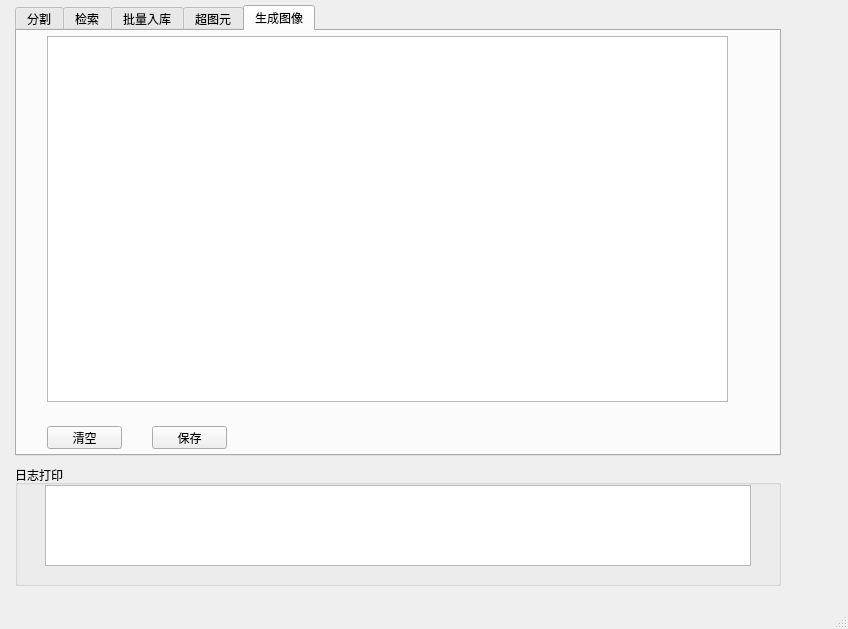
<?xml version="1.0" encoding="UTF-8"?>
<ui version="4.0">
 <class>MainWindow</class>
 <widget class="QMainWindow" name="MainWindow">
  <property name="windowModality">
   <enum>Qt::WindowModal</enum>
  </property>
  <property name="geometry">
   <rect>
    <x>0</x>
    <y>0</y>
    <width>848</width>
    <height>629</height>
   </rect>
  </property>
  <property name="windowTitle">
   <string>MainWindow</string>
  </property>
  <widget class="QWidget" name="centralwidget">
   <widget class="QTabWidget" name="tabWidget">
    <property name="enabled">
     <bool>true</bool>
    </property>
    <property name="geometry">
     <rect>
      <x>15</x>
      <y>5</y>
      <width>766</width>
      <height>451</height>
     </rect>
    </property>
    <property name="currentIndex">
     <number>4</number>
    </property>
    <property name="usesScrollButtons">
     <bool>true</bool>
    </property>
    <widget class="QWidget" name="TabSegment">
     <property name="enabled">
      <bool>true</bool>
     </property>
     <attribute name="title">
      <string>分割</string>
     </attribute>
     <widget class="QGroupBox" name="groupBox_7">
      <property name="enabled">
       <bool>true</bool>
      </property>
      <property name="geometry">
       <rect>
        <x>10</x>
        <y>10</y>
        <width>201</width>
        <height>411</height>
       </rect>
      </property>
      <property name="title">
       <string>选择</string>
      </property>
      <property name="checkable">
       <bool>false</bool>
      </property>
      <widget class="QPushButton" name="OpenOriginalImageBtn">
       <property name="enabled">
        <bool>true</bool>
       </property>
       <property name="geometry">
        <rect>
         <x>10</x>
         <y>20</y>
         <width>171</width>
         <height>21</height>
        </rect>
       </property>
       <property name="text">
        <string>打开待分割图像</string>
       </property>
      </widget>
      <widget class="QGraphicsView" name="OriginalImageView">
       <property name="enabled">
        <bool>true</bool>
       </property>
       <property name="geometry">
        <rect>
         <x>10</x>
         <y>50</y>
         <width>171</width>
         <height>131</height>
        </rect>
       </property>
       <property name="frameShape">
        <enum>QFrame::NoFrame</enum>
       </property>
       <property name="frameShadow">
        <enum>QFrame::Plain</enum>
       </property>
      </widget>
      <widget class="QPushButton" name="SegmentBtn">
       <property name="enabled">
        <bool>true</bool>
       </property>
       <property name="geometry">
        <rect>
         <x>20</x>
         <y>280</y>
         <width>161</width>
         <height>24</height>
        </rect>
       </property>
       <property name="text">
        <string>分割</string>
       </property>
      </widget>
      <widget class="QLabel" name="label_3">
       <property name="enabled">
        <bool>true</bool>
       </property>
       <property name="geometry">
        <rect>
         <x>20</x>
         <y>190</y>
         <width>54</width>
         <height>12</height>
        </rect>
       </property>
       <property name="text">
        <string>分割方法</string>
       </property>
      </widget>
      <widget class="QComboBox" name="SegmentType">
       <property name="enabled">
        <bool>true</bool>
       </property>
       <property name="geometry">
        <rect>
         <x>90</x>
         <y>185</y>
         <width>91</width>
         <height>21</height>
        </rect>
       </property>
      </widget>
      <widget class="QPushButton" name="SetSegmentParasInOneImageBtn">
       <property name="enabled">
        <bool>true</bool>
       </property>
       <property name="geometry">
        <rect>
         <x>20</x>
         <y>220</y>
         <width>161</width>
         <height>23</height>
        </rect>
       </property>
       <property name="text">
        <string>分割参数设置</string>
       </property>
      </widget>
      <widget class="QComboBox" name="RemoveDuplicateType">
       <property name="enabled">
        <bool>true</bool>
       </property>
       <property name="geometry">
        <rect>
         <x>90</x>
         <y>315</y>
         <width>91</width>
         <height>21</height>
        </rect>
       </property>
      </widget>
      <widget class="QPushButton" name="RemoveDuplicateBtn">
       <property name="enabled">
        <bool>true</bool>
       </property>
       <property name="geometry">
        <rect>
         <x>20</x>
         <y>380</y>
         <width>161</width>
         <height>24</height>
        </rect>
       </property>
       <property name="text">
        <string>去重</string>
       </property>
      </widget>
      <widget class="QPushButton" name="SetMatchParasInOneImageBtn">
       <property name="enabled">
        <bool>true</bool>
       </property>
       <property name="geometry">
        <rect>
         <x>20</x>
         <y>350</y>
         <width>161</width>
         <height>23</height>
        </rect>
       </property>
       <property name="text">
        <string>去重参数设置</string>
       </property>
      </widget>
      <widget class="QLabel" name="label_4">
       <property name="enabled">
        <bool>true</bool>
       </property>
       <property name="geometry">
        <rect>
         <x>20</x>
         <y>320</y>
         <width>54</width>
         <height>12</height>
        </rect>
       </property>
       <property name="text">
        <string>去重方法</string>
       </property>
      </widget>
      <widget class="QPushButton" name="SetSegmentPatchesQuantityBtn">
       <property name="enabled">
        <bool>true</bool>
       </property>
       <property name="geometry">
        <rect>
         <x>20</x>
         <y>250</y>
         <width>161</width>
         <height>23</height>
        </rect>
       </property>
       <property name="text">
        <string>分割图元块设置</string>
       </property>
      </widget>
     </widget>
     <widget class="QGroupBox" name="groupBox_8">
      <property name="enabled">
       <bool>true</bool>
      </property>
      <property name="geometry">
       <rect>
        <x>235</x>
        <y>10</y>
        <width>516</width>
        <height>411</height>
       </rect>
      </property>
      <property name="title">
       <string>分割图元展示</string>
      </property>
      <widget class="QListWidget" name="ImagePatchViewInOneImage">
       <property name="enabled">
        <bool>true</bool>
       </property>
       <property name="geometry">
        <rect>
         <x>10</x>
         <y>25</y>
         <width>491</width>
         <height>311</height>
        </rect>
       </property>
      </widget>
      <widget class="QPushButton" name="SavePatches2DataBaseBtn">
       <property name="enabled">
        <bool>true</bool>
       </property>
       <property name="geometry">
        <rect>
         <x>10</x>
         <y>350</y>
         <width>491</width>
         <height>51</height>
        </rect>
       </property>
       <property name="text">
        <string>分割结果存入数据库</string>
       </property>
      </widget>
     </widget>
    </widget>
    <widget class="QWidget" name="TabSearch">
     <attribute name="title">
      <string>检索</string>
     </attribute>
     <widget class="QGroupBox" name="groupBox_2">
      <property name="geometry">
       <rect>
        <x>10</x>
        <y>10</y>
        <width>201</width>
        <height>361</height>
       </rect>
      </property>
      <property name="title">
       <string>选择</string>
      </property>
      <widget class="QPushButton" name="OpensampleImageBtn">
       <property name="geometry">
        <rect>
         <x>20</x>
         <y>20</y>
         <width>171</width>
         <height>21</height>
        </rect>
       </property>
       <property name="text">
        <string>打开样本图</string>
       </property>
      </widget>
      <widget class="QGraphicsView" name="SampleImageView">
       <property name="geometry">
        <rect>
         <x>20</x>
         <y>50</y>
         <width>171</width>
         <height>171</height>
        </rect>
       </property>
       <property name="frameShape">
        <enum>QFrame::NoFrame</enum>
       </property>
       <property name="frameShadow">
        <enum>QFrame::Plain</enum>
       </property>
      </widget>
      <widget class="QPushButton" name="SearchBtn">
       <property name="geometry">
        <rect>
         <x>20</x>
         <y>320</y>
         <width>161</width>
         <height>24</height>
        </rect>
       </property>
       <property name="text">
        <string>搜  索</string>
       </property>
      </widget>
      <widget class="QLabel" name="label_2">
       <property name="geometry">
        <rect>
         <x>20</x>
         <y>240</y>
         <width>54</width>
         <height>12</height>
        </rect>
       </property>
       <property name="text">
        <string>匹配方法</string>
       </property>
      </widget>
      <widget class="QComboBox" name="MatchType">
       <property name="geometry">
        <rect>
         <x>90</x>
         <y>235</y>
         <width>91</width>
         <height>21</height>
        </rect>
       </property>
      </widget>
      <widget class="QPushButton" name="SetMatchParasSearchBtn">
       <property name="geometry">
        <rect>
         <x>20</x>
         <y>270</y>
         <width>161</width>
         <height>23</height>
        </rect>
       </property>
       <property name="text">
        <string>匹配参数设置</string>
       </property>
      </widget>
     </widget>
     <widget class="QGroupBox" name="groupBox_3">
      <property name="geometry">
       <rect>
        <x>240</x>
        <y>10</y>
        <width>506</width>
        <height>366</height>
       </rect>
      </property>
      <property name="title">
       <string>检索结果</string>
      </property>
      <widget class="QListWidget" name="SuperImagePatchView">
       <property name="geometry">
        <rect>
         <x>10</x>
         <y>20</y>
         <width>481</width>
         <height>131</height>
        </rect>
       </property>
      </widget>
      <widget class="QListWidget" name="ImagePatchView">
       <property name="enabled">
        <bool>true</bool>
       </property>
       <property name="geometry">
        <rect>
         <x>10</x>
         <y>160</y>
         <width>481</width>
         <height>196</height>
        </rect>
       </property>
      </widget>
     </widget>
    </widget>
    <widget class="QWidget" name="tab">
     <attribute name="title">
      <string>批量入库</string>
     </attribute>
     <widget class="QPushButton" name="SetMatchParasAllBtn">
      <property name="geometry">
       <rect>
        <x>270</x>
        <y>210</y>
        <width>161</width>
        <height>23</height>
       </rect>
      </property>
      <property name="text">
       <string>匹配参数设置</string>
      </property>
     </widget>
     <widget class="QPushButton" name="SetSegmentParasAllBtn">
      <property name="geometry">
       <rect>
        <x>270</x>
        <y>150</y>
        <width>161</width>
        <height>23</height>
       </rect>
      </property>
      <property name="text">
       <string>分割参数设置</string>
      </property>
     </widget>
     <widget class="QGroupBox" name="groupBox">
      <property name="geometry">
       <rect>
        <x>10</x>
        <y>20</y>
        <width>701</width>
        <height>81</height>
       </rect>
      </property>
      <property name="title">
       <string>图像库</string>
      </property>
      <widget class="QPushButton" name="OpenImageLibBtn">
       <property name="geometry">
        <rect>
         <x>20</x>
         <y>30</y>
         <width>75</width>
         <height>23</height>
        </rect>
       </property>
       <property name="text">
        <string>图片库</string>
       </property>
      </widget>
      <widget class="QLineEdit" name="ImageLibPath">
       <property name="geometry">
        <rect>
         <x>110</x>
         <y>30</y>
         <width>431</width>
         <height>20</height>
        </rect>
       </property>
      </widget>
      <widget class="QCommandLinkButton" name="AddinLibBtn">
       <property name="geometry">
        <rect>
         <x>550</x>
         <y>20</y>
         <width>131</width>
         <height>41</height>
        </rect>
       </property>
       <property name="text">
        <string>加入图像库</string>
       </property>
       <property name="iconSize">
        <size>
         <width>16</width>
         <height>16</height>
        </size>
       </property>
      </widget>
     </widget>
     <widget class="QComboBox" name="SegmentTypeAll">
      <property name="geometry">
       <rect>
        <x>110</x>
        <y>150</y>
        <width>96</width>
        <height>22</height>
       </rect>
      </property>
     </widget>
     <widget class="QComboBox" name="MatchTypeAll">
      <property name="geometry">
       <rect>
        <x>110</x>
        <y>210</y>
        <width>96</width>
        <height>22</height>
       </rect>
      </property>
     </widget>
     <widget class="QLabel" name="label">
      <property name="geometry">
       <rect>
        <x>30</x>
        <y>155</y>
        <width>54</width>
        <height>12</height>
       </rect>
      </property>
      <property name="text">
       <string>分割方法</string>
      </property>
     </widget>
     <widget class="QLabel" name="label_5">
      <property name="geometry">
       <rect>
        <x>30</x>
        <y>210</y>
        <width>54</width>
        <height>12</height>
       </rect>
      </property>
      <property name="text">
       <string>匹配方法</string>
      </property>
     </widget>
    </widget>
    <widget class="QWidget" name="tab_2">
     <attribute name="title">
      <string>超图元</string>
     </attribute>
     <widget class="QListWidget" name="AllSuperImagePatchViewInPage">
      <property name="enabled">
       <bool>true</bool>
      </property>
      <property name="geometry">
       <rect>
        <x>95</x>
        <y>10</y>
        <width>641</width>
        <height>371</height>
       </rect>
      </property>
     </widget>
     <widget class="QPushButton" name="ShowAllSuperImagePatchesBtn">
      <property name="geometry">
       <rect>
        <x>5</x>
        <y>45</y>
        <width>75</width>
        <height>23</height>
       </rect>
      </property>
      <property name="text">
       <string>显示图元</string>
      </property>
     </widget>
     <widget class="QPushButton" name="PreviousPageBtn">
      <property name="geometry">
       <rect>
        <x>5</x>
        <y>270</y>
        <width>75</width>
        <height>23</height>
       </rect>
      </property>
      <property name="text">
       <string>上一页</string>
      </property>
     </widget>
     <widget class="QPushButton" name="NextPageBtn">
      <property name="geometry">
       <rect>
        <x>5</x>
        <y>315</y>
        <width>75</width>
        <height>23</height>
       </rect>
      </property>
      <property name="text">
       <string>下一页</string>
      </property>
     </widget>
    </widget>
    <widget class="QWidget" name="tab_3">
     <attribute name="title">
      <string>生成图像</string>
     </attribute>
     <widget class="QGraphicsView" name="GeneratedImageView">
      <property name="geometry">
       <rect>
        <x>30</x>
        <y>5</y>
        <width>681</width>
        <height>366</height>
       </rect>
      </property>
     </widget>
     <widget class="QPushButton" name="ClearGeneratedImageBtn">
      <property name="geometry">
       <rect>
        <x>30</x>
        <y>395</y>
        <width>75</width>
        <height>23</height>
       </rect>
      </property>
      <property name="text">
       <string>清空</string>
      </property>
     </widget>
     <widget class="QPushButton" name="SaveGeneratedImageBtn">
      <property name="geometry">
       <rect>
        <x>135</x>
        <y>395</y>
        <width>75</width>
        <height>23</height>
       </rect>
      </property>
      <property name="text">
       <string>保存</string>
      </property>
     </widget>
    </widget>
   </widget>
   <widget class="QGroupBox" name="log">
    <property name="enabled">
     <bool>true</bool>
    </property>
    <property name="geometry">
     <rect>
      <x>15</x>
      <y>465</y>
      <width>766</width>
      <height>121</height>
     </rect>
    </property>
    <property name="title">
     <string>日志打印</string>
    </property>
    <widget class="QTextEdit" name="LogDisplay">
     <property name="enabled">
      <bool>true</bool>
     </property>
     <property name="geometry">
      <rect>
       <x>30</x>
       <y>20</y>
       <width>706</width>
       <height>81</height>
      </rect>
     </property>
    </widget>
   </widget>
   <zorder>log</zorder>
   <zorder>tabWidget</zorder>
  </widget>
  <widget class="QMenuBar" name="menubar">
   <property name="geometry">
    <rect>
     <x>0</x>
     <y>0</y>
     <width>848</width>
     <height>23</height>
    </rect>
   </property>
  </widget>
  <widget class="QStatusBar" name="statusbar"/>
 </widget>
 <resources/>
 <connections/>
</ui>
